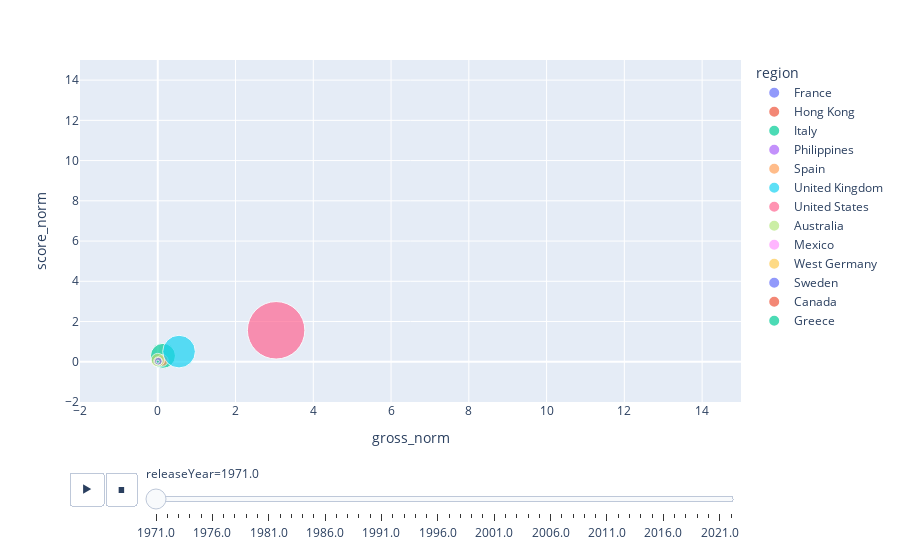

Source (notebook cell):
### Markdown cell above
Pintamos un grafico dinámico con las transformaciones necesarias para ver la realción entre el score y el ingreso con el paso de los años.

### Code cell
px.scatter(grouped_data_gross, 
           x="gross_norm", 
           y="score_norm", 
           animation_frame="releaseYear", 
           animation_group="region",
           color="region", 
           hover_name="region",
           range_x=[-2,15],
           range_y=[-2,15],
           size="score_new",
           size_max=325)

### Figure 1 — Plotly figure (JSON) as saved in the notebook; plotly's stock layout.template omitted (floating-point values rounded to 4 significant figures)
{"data": [{"hovertemplate": "<b>%{hovertext}</b><br><br>region=France<br>releaseYear=1971.0<br>gross_norm=%{x}<br>score_norm=%{y}<br>score_new=%{marker.size}<extra></extra>", "hovertext": ["France", "France", "France", "France", "France", "France", "France"], "ids": ["France", "France", "France", "France", "France", "France", "France"], "legendgroup": "France", "marker": {"color": "#636efa", "size": [5923.0, 3100.0, 1907.0, 1024.0, 12280.0, 711.2, 7445.0], "sizemode": "area", "sizeref": 87.69, "symbol": "circle"}, "mode": "markers", "name": "France", "orientation": "v", "showlegend": true, "type": "scatter", "x": [0.1167, 0.004219, 0.002652, 0.00229, 0.009523, 0.0008439, 0.00217], "xaxis": "x", "y": [0.06395, 0.03347, 0.02059, 0.01106, 0.1326, 0.007679, 0.08038], "yaxis": "y"}, {"hovertemplate": "<b>%{hovertext}</b><br><br>region=Hong Kong<br>releaseYear=1971.0<br>gross_norm=%{x}<br>score_norm=%{y}<br>score_new=%{marker.size}<extra></extra>", "hovertext": ["Hong Kong", "Hong Kong", "Hong Kong"], "ids": ["Hong Kong", "Hong Kong", "Hong Kong"], "legendgroup": "Hong Kong", "marker": {"color": "#EF553B", "size": [8546.0, 8375.0, 8546.0], "sizemode": "area", "sizeref": 87.69, "symbol": "circle"}, "mode": "markers", "name": "Hong Kong", "orientation": "v", "showlegend": true, "type": "scatter", "x": [0.01013, 0.0004822, 0.01013], "xaxis": "x", "y": [0.09226, 0.09043, 0.09226], "yaxis": "y"}, {"hovertemplate": "<b>%{hovertext}</b><br><br>region=Italy<br>releaseYear=1971.0<br>gross_norm=%{x}<br>score_norm=%{y}<br>score_new=%{marker.size}<extra></extra>", "hovertext": ["Italy", "Italy", "Italy", "Italy", "Italy", "Italy", "Italy"], "ids": ["Italy", "Italy", "Italy", "Italy", "Italy", "Italy", "Italy"], "legendgroup": "Italy", "marker": {"color": "#00cc96", "size": [27320.0, 3100.0, 1907.0, 1024.0, 22550.0, 278.2, 7445.0], "sizemode": "area", "sizeref": 87.69, "symbol": "circle"}, "mode": "markers", "name": "Italy", "orientation": "v", "showlegend": true, "type": "scatter", "x": [0.1336, 0.004219, 0.002652, 0.00229, 0.0176, 0.0004822, 0.00217], "xaxis": "x", "y": [0.295, 0.03347, 0.02059, 0.01106, 0.2434, 0.003003, 0.08038], "yaxis": "y"}, {"hovertemplate": "<b>%{hovertext}</b><br><br>region=Philippines<br>releaseYear=1971.0<br>gross_norm=%{x}<br>score_norm=%{y}<br>score_new=%{marker.size}<extra></extra>", "hovertext": ["Philippines", "Philippines", "Philippines"], "ids": ["Philippines", "Philippines", "Philippines"], "legendgroup": "Philippines", "marker": {"color": "#ab63fa", "size": [868.4, 868.4, 868.4], "sizemode": "area", "sizeref": 87.69, "symbol": "circle"}, "mode": "markers", "name": "Philippines", "orientation": "v", "showlegend": true, "type": "scatter", "x": [0.1206, 0.1206, 0.1206], "xaxis": "x", "y": [0.009375, 0.009375, 0.009375], "yaxis": "y"}, {"hovertemplate": "<b>%{hovertext}</b><br><br>region=Spain<br>releaseYear=1971.0<br>gross_norm=%{x}<br>score_norm=%{y}<br>score_new=%{marker.size}<extra></extra>", "hovertext": ["Spain"], "ids": ["Spain"], "legendgroup": "Spain", "marker": {"color": "#FFA15A", "size": [5923.0], "sizemode": "area", "sizeref": 87.69, "symbol": "circle"}, "mode": "markers", "name": "Spain", "orientation": "v", "showlegend": true, "type": "scatter", "x": [0.1167], "xaxis": "x", "y": [0.06395], "yaxis": "y"}, {"hovertemplate": "<b>%{hovertext}</b><br><br>region=United Kingdom<br>releaseYear=1971.0<br>gross_norm=%{x}<br>score_norm=%{y}<br>score_new=%{marker.size}<extra></extra>", "hovertext": ["United Kingdom", "United Kingdom", "United Kingdom", "United Kingdom", "United Kingdom", "United Kingdom", "United Kingdom", "United Kingdom", "United Kingdom", "United Kingdom"], "ids": ["United Kingdom", "United Kingdom", "United Kingdom", "United Kingdom", "United Kingdom", "United Kingdom", "United Kingdom", "United Kingdom", "United Kingdom", "United Kingdom"], "legendgroup": "United Kingdom", "marker": {"color": "#19d3f3", "size": [46810.0, 41600.0, 6653.0, 264200.0, 16820.0, 30390.0, 188.1, 253300.0, 57600.0, 1792.0], "sizemode": "area", "sizeref": 87.69, "symbol": "circle"}, "mode": "markers", "name": "United Kingdom", "orientation": "v", "showlegend": true, "type": "scatter", "x": [0.5469, 0.5315, 0.0141, 0.0868, 0.1813, 0.1436, 0.0004822, 0.07775, 0.5891, 0.009041], "xaxis": "x", "y": [0.5054, 0.4491, 0.07183, 2.853, 0.1816, 0.3281, 0.00203, 2.735, 0.6219, 0.01935], "yaxis": "y"}, {"hovertemplate": "<b>%{hovertext}</b><br><br>region=United States<br>releaseYear=1971.0<br>gross_norm=%{x}<br>score_norm=%{y}<br>score_new=%{marker.size}<extra></extra>", "hovertext": ["United States", "United States", "United States", "United States", "United States", "United States", "United States", "United States", "United States", "United States", "United States", "United States"], "ids": ["United States", "United States", "United States", "United States", "United States", "United States", "United States", "United States", "United States", "United States", "United States", "United States"], "legendgroup": "United States", "marker": {"color": "#FF6692", "size": [144900.0, 30930.0, 39000.0, 353600.0, 4393.0, 148200.0, 76350.0, 353500.0, 102600.0, 76510.0, 20010.0, 498.1], "sizemode": "area", "sizeref": 87.69, "symbol": "circle"}, "mode": "markers", "name": "United States", "orientation": "v", "showlegend": true, "type": "scatter", "x": [3.044, 0.6417, 1.363, 1.324, 0.06642, 4.458, 1.153, 0.5483, 1.846, 1.02, 0.4669, 0.0007233], "xaxis": "x", "y": [1.565, 0.3339, 0.4211, 3.817, 0.04743, 1.6, 0.8243, 3.817, 1.108, 0.826, 0.216, 0.005378], "yaxis": "y"}, {"hovertemplate": "<b>%{hovertext}</b><br><br>region=Australia<br>releaseYear=1971.0<br>gross_norm=%{x}<br>score_norm=%{y}<br>score_new=%{marker.size}<extra></extra>", "hovertext": ["Australia", "Australia", "Australia"], "ids": ["Australia", "Australia", "Australia"], "legendgroup": "Australia", "marker": {"color": "#B6E880", "size": [7844.0, 11730.0, 3887.0], "sizemode": "area", "sizeref": 87.69, "symbol": "circle"}, "mode": "markers", "name": "Australia", "orientation": "v", "showlegend": true, "type": "scatter", "x": [0.0002411, 0.0008439, 0.0006028], "xaxis": "x", "y": [0.08469, 0.1267, 0.04197], "yaxis": "y"}, {"hovertemplate": "<b>%{hovertext}</b><br><br>region=Mexico<br>releaseYear=1971.0<br>gross_norm=%{x}<br>score_norm=%{y}<br>score_new=%{marker.size}<extra></extra>", "hovertext": ["Mexico", "Mexico", "Mexico", "Mexico", "Mexico"], "ids": ["Mexico", "Mexico", "Mexico", "Mexico", "Mexico"], "legendgroup": "Mexico", "marker": {"color": "#FF97FF", "size": [224.0, 224.0, 353.7, 353.7, 224.0], "sizemode": "area", "sizeref": 87.69, "symbol": "circle"}, "mode": "markers", "name": "Mexico", "orientation": "v", "showlegend": true, "type": "scatter", "x": [0.0007233, 0.0007233, 0.003375, 0.003375, 0.0007233], "xaxis": "x", "y": [0.002418, 0.002418, 0.003819, 0.003819, 0.002418], "yaxis": "y"}, {"hovertemplate": "<b>%{hovertext}</b><br><br>region=West Germany<br>releaseYear=1971.0<br>gross_norm=%{x}<br>score_norm=%{y}<br>score_new=%{marker.size}<extra></extra>", "hovertext": ["West Germany", "West Germany"], "ids": ["West Germany", "West Germany"], "legendgroup": "West Germany", "marker": {"color": "#FECB52", "size": [3100.0, 3100.0], "sizemode": "area", "sizeref": 87.69, "symbol": "circle"}, "mode": "markers", "name": "West Germany", "orientation": "v", "showlegend": true, "type": "scatter", "x": [0.004219, 0.004219], "xaxis": "x", "y": [0.03347, 0.03347], "yaxis": "y"}, {"hovertemplate": "<b>%{hovertext}</b><br><br>region=Sweden<br>releaseYear=1971.0<br>gross_norm=%{x}<br>score_norm=%{y}<br>score_new=%{marker.size}<extra></extra>", "hovertext": ["Sweden", "Sweden"], "ids": ["Sweden", "Sweden"], "legendgroup": "Sweden", "marker": {"color": "#636efa", "size": [2631.0, 2356.0], "sizemode": "area", "sizeref": 87.69, "symbol": "circle"}, "mode": "markers", "name": "Sweden", "orientation": "v", "showlegend": true, "type": "scatter", "x": [0.01471, 0.01435], "xaxis": "x", "y": [0.02841, 0.02544], "yaxis": "y"}, {"hovertemplate": "<b>%{hovertext}</b><br><br>region=Canada<br>releaseYear=1971.0<br>gross_norm=%{x}<br>score_norm=%{y}<br>score_new=%{marker.size}<extra></extra>", "hovertext": ["Canada"], "ids": ["Canada"], "legendgroup": "Canada", "marker": {"color": "#EF553B", "size": [167.2], "sizemode": "area", "sizeref": 87.69, "symbol": "circle"}, "mode": "markers", "name": "Canada", "orientation": "v", "showlegend": true, "type": "scatter", "x": [0.00217], "xaxis": "x", "y": [0.001805], "yaxis": "y"}, {"hovertemplate": "<b>%{hovertext}</b><br><br>region=Greece<br>releaseYear=1971.0<br>gross_norm=%{x}<br>score_norm=%{y}<br>score_new=%{marker.size}<extra></extra>", "hovertext": ["Greece"], "ids": ["Greece"], "legendgroup": "Greece", "marker": {"color": "#00cc96", "size": [467.4], "sizemode": "area", "sizeref": 87.69, "symbol": "circle"}, "mode": "markers", "name": "Greece", "orientation": "v", "showlegend": true, "type": "scatter", "x": [0.001326], "xaxis": "x", "y": [0.005046], "yaxis": "y"}], "layout": {"legend": {"itemsizing": "constant", "title": {"text": "region"}, "tracegroupgap": 0}, "margin": {"t": 60}, "sliders": [{"active": 0, "currentvalue": {"prefix": "releaseYear="}, "len": 0.9, "pad": {"b": 10, "t": 60}, "steps": [{"args": [["1971.0"], {"frame": {"duration": 0, "redraw": false}, "fromcurrent": true, "mode": "immediate", "transition": {"duration": 0, "easing": "linear"}}], "label": "1971.0", "method": "animate"}, {"args": [["1972.0"], {"frame": {"duration": 0, "redraw": false}, "fromcurrent": true, "mode": "immediate", "transition": {"duration": 0, "easing": "linear"}}], "label": "1972.0", "method": "animate"}, {"args": [["1973.0"], {"frame": {"duration": 0, "redraw": false}, "fromcurrent": true, "mode": "immediate", "transition": {"duration": 0, "easing": "linear"}}], "label": "1973.0", "method": "animate"}, {"args": [["1974.0"], {"frame": {"duration": 0, "redraw": false}, "fromcurrent": true, "mode": "immediate", "transition": {"duration": 0, "easing": "linear"}}], "label": "1974.0", "method": "animate"}, {"args": [["1975.0"], {"frame": {"duration": 0, "redraw": false}, "fromcurrent": true, "mode": "immediate", "transition": {"duration": 0, "easing": "linear"}}], "label": "1975.0", "method": "animate"}, {"args": [["1976.0"], {"frame": {"duration": 0, "redraw": false}, "fromcurrent": true, "mode": "immediate", "transition": {"duration": 0, "easing": "linear"}}], "label": "1976.0", "method": "animate"}, {"args": [["1977.0"], {"frame": {"duration": 0, "redraw": false}, "fromcurrent": true, "mode": "immediate", "transition": {"duration": 0, "easing": "linear"}}], "label": "1977.0", "method": "animate"}, {"args": [["1978.0"], {"frame": {"duration": 0, "redraw": false}, "fromcurrent": true, "mode": "immediate", "transition": {"duration": 0, "easing": "linear"}}], "label": "1978.0", "method": "animate"}, {"args": [["1979.0"], {"frame": {"duration": 0, "redraw": false}, "fromcurrent": true, "mode": "immediate", "transition": {"duration": 0, "easing": "linear"}}], "label": "1979.0", "method": "animate"}, {"args": [["1980.0"], {"frame": {"duration": 0, "redraw": false}, "fromcurrent": true, "mode": "immediate", "transition": {"duration": 0, "easing": "linear"}}], "label": "1980.0", "method": "animate"}, {"args": [["1981.0"], {"frame": {"duration": 0, "redraw": false}, "fromcurrent": true, "mode": "immediate", "transition": {"duration": 0, "easing": "linear"}}], "label": "1981.0", "method": "animate"}, {"args": [["1982.0"], {"frame": {"duration": 0, "redraw": false}, "fromcurrent": true, "mode": "immediate", "transition": {"duration": 0, "easing": "linear"}}], "label": "1982.0", "method": "animate"}, {"args": [["1983.0"], {"frame": {"duration": 0, "redraw": false}, "fromcurrent": true, "mode": "immediate", "transition": {"duration": 0, "easing": "linear"}}], "label": "1983.0", "method": "animate"}, {"args": [["1984.0"], {"frame": {"duration": 0, "redraw": false}, "fromcurrent": true, "mode": "immediate", "transition": {"duration": 0, "easing": "linear"}}], "label": "1984.0", "method": "animate"}, {"args": [["1985.0"], {"frame": {"duration": 0, "redraw": false}, "fromcurrent": true, "mode": "immediate", "transition": {"duration": 0, "easing": "linear"}}], "label": "1985.0", "method": "animate"}, {"args": [["1986.0"], {"frame": {"duration": 0, "redraw": false}, "fromcurrent": true, "mode": "immediate", "transition": {"duration": 0, "easing": "linear"}}], "label": "1986.0", "method": "animate"}, {"args": [["1987.0"], {"frame": {"duration": 0, "redraw": false}, "fromcurrent": true, "mode": "immediate", "transition": {"duration": 0, "easing": "linear"}}], "label": "1987.0", "method": "animate"}, {"args": [["1988.0"], {"frame": {"duration": 0, "redraw": false}, "fromcurrent": true, "mode": "immediate", "transition": {"duration": 0, "easing": "linear"}}], "label": "1988.0", "method": "animate"}, {"args": [["1989.0"], {"frame": {"duration": 0, "redraw": false}, "fromcurrent": true, "mode": "immediate", "transition": {"duration": 0, "easing": "linear"}}], "label": "1989.0", "method": "animate"}, {"args": [["1990.0"], {"frame": {"duration": 0, "redraw": false}, "fromcurrent": true, "mode": "immediate", "transition": {"duration": 0, "easing": "linear"}}], "label": "1990.0", "method": "animate"}, {"args": [["1991.0"], {"frame": {"duration": 0, "redraw": false}, "fromcurrent": true, "mode": "immediate", "transition": {"duration": 0, "easing": "linear"}}], "label": "1991.0", "method": "animate"}, {"args": [["1992.0"], {"frame": {"duration": 0, "redraw": false}, "fromcurrent": true, "mode": "immediate", "transition": {"duration": 0, "easing": "linear"}}], "label": "1992.0", "method": "animate"}, {"args": [["1993.0"], {"frame": {"duration": 0, "redraw": false}, "fromcurrent": true, "mode": "immediate", "transition": {"duration": 0, "easing": "linear"}}], "label": "1993.0", "method": "animate"}, {"args": [["1994.0"], {"frame": {"duration": 0, "redraw": false}, "fromcurrent": true, "mode": "immediate", "transition": {"duration": 0, "easing": "linear"}}], "label": "1994.0", "method": "animate"}, {"args": [["1995.0"], {"frame": {"duration": 0, "redraw": false}, "fromcurrent": true, "mode": "immediate", "transition": {"duration": 0, "easing": "linear"}}], "label": "1995.0", "method": "animate"}, {"args": [["1996.0"], {"frame": {"duration": 0, "redraw": false}, "fromcurrent": true, "mode": "immediate", "transition": {"duration": 0, "easing": "linear"}}], "label": "1996.0", "method": "animate"}, {"args": [["1997.0"], {"frame": {"duration": 0, "redraw": false}, "fromcurrent": true, "mode": "immediate", "transition": {"duration": 0, "easing": "linear"}}], "label": "1997.0", "method": "animate"}, {"args": [["1998.0"], {"frame": {"duration": 0, "redraw": false}, "fromcurrent": true, "mode": "immediate", "transition": {"duration": 0, "easing": "linear"}}], "label": "1998.0", "method": "animate"}, {"args": [["1999.0"], {"frame": {"duration": 0, "redraw": false}, "fromcurrent": true, "mode": "immediate", "transition": {"duration": 0, "easing": "linear"}}], "label": "1999.0", "method": "animate"}, {"args": [["2000.0"], {"frame": {"duration": 0, "redraw": false}, "fromcurrent": true, "mode": "immediate", "transition": {"duration": 0, "easing": "linear"}}], "label": "2000.0", "method": "animate"}, {"args": [["2001.0"], {"frame": {"duration": 0, "redraw": false}, "fromcurrent": true, "mode": "immediate", "transition": {"duration": 0, "easing": "linear"}}], "label": "2001.0", "method": "animate"}, {"args": [["2002.0"], {"frame": {"duration": 0, "redraw": false}, "fromcurrent": true, "mode": "immediate", "transition": {"duration": 0, "easing": "linear"}}], "label": "2002.0", "method": "animate"}, {"args": [["2003.0"], {"frame": {"duration": 0, "redraw": false}, "fromcurrent": true, "mode": "immediate", "transition": {"duration": 0, "easing": "linear"}}], "label": "2003.0", "method": "animate"}, {"args": [["2004.0"], {"frame": {"duration": 0, "redraw": false}, "fromcurrent": true, "mode": "immediate", "transition": {"duration": 0, "easing": "linear"}}], "label": "2004.0", "method": "animate"}, {"args": [["2005.0"], {"frame": {"duration": 0, "redraw": false}, "fromcurrent": true, "mode": "immediate", "transition": {"duration": 0, "easing": "linear"}}], "label": "2005.0", "method": "animate"}, {"args": [["2006.0"], {"frame": {"duration": 0, "redraw": false}, "fromcurrent": true, "mode": "immediate", "transition": {"duration": 0, "easing": "linear"}}], "label": "2006.0", "method": "animate"}, {"args": [["2007.0"], {"frame": {"duration": 0, "redraw": false}, "fromcurrent": true, "mode": "immediate", "transition": {"duration": 0, "easing": "linear"}}], "label": "2007.0", "method": "animate"}, {"args": [["2008.0"], {"frame": {"duration": 0, "redraw": false}, "fromcurrent": true, "mode": "immediate", "transition": {"duration": 0, "easing": "linear"}}], "label": "2008.0", "method": "animate"}, {"args": [["2009.0"], {"frame": {"duration": 0, "redraw": false}, "fromcurrent": true, "mode": "immediate", "transition": {"duration": 0, "easing": "linear"}}], "label": "2009.0", "method": "animate"}, {"args": [["2010.0"], {"frame": {"duration": 0, "redraw": false}, "fromcurrent": true, "mode": "immediate", "transition": {"duration": 0, "easing": "linear"}}], "label": "2010.0", "method": "animate"}, {"args": [["2011.0"], {"frame": {"duration": 0, "redraw": false}, "fromcurrent": true, "mode": "immediate", "transition": {"duration": 0, "easing": "linear"}}], "label": "2011.0", "method": "animate"}, {"args": [["2012.0"], {"frame": {"duration": 0, "redraw": false}, "fromcurrent": true, "mode": "immediate", "transition": {"duration": 0, "easing": "linear"}}], "label": "2012.0", "method": "animate"}, {"args": [["2013.0"], {"frame": {"duration": 0, "redraw": false}, "fromcurrent": true, "mode": "immediate", "transition": {"duration": 0, "easing": "linear"}}], "label": "2013.0", "method": "animate"}, {"args": [["2014.0"], {"frame": {"duration": 0, "redraw": false}, "fromcurrent": true, "mode": "immediate", "transition": {"duration": 0, "easing": "linear"}}], "label": "2014.0", "method": "animate"}, {"args": [["2015.0"], {"frame": {"duration": 0, "redraw": false}, "fromcurrent": true, "mode": "immediate", "transition": {"duration": 0, "easing": "linear"}}], "label": "2015.0", "method": "animate"}, {"args": [["2016.0"], {"frame": {"duration": 0, "redraw": false}, "fromcurrent": true, "mode": "immediate", "transition": {"duration": 0, "easing": "linear"}}], "label": "2016.0", "method": "animate"}, {"args": [["2017.0"], {"frame": {"duration": 0, "redraw": false}, "fromcurrent": true, "mode": "immediate", "transition": {"duration": 0, "easing": "linear"}}], "label": "2017.0", "method": "animate"}, {"args": [["2018.0"], {"frame": {"duration": 0, "redraw": false}, "fromcurrent": true, "mode": "immediate", "transition": {"duration": 0, "easing": "linear"}}], "label": "2018.0", "method": "animate"}, {"args": [["2019.0"], {"frame": {"duration": 0, "redraw": false}, "fromcurrent": true, "mode": "immediate", "transition": {"duration": 0, "easing": "linear"}}], "label": "2019.0", "method": "animate"}, {"args": [["2020.0"], {"frame": {"duration": 0, "redraw": false}, "fromcurrent": true, "mode": "immediate", "transition": {"duration": 0, "easing": "linear"}}], "label": "2020.0", "method": "animate"}, {"args": [["2021.0"], {"frame": {"duration": 0, "redraw": false}, "fromcurrent": true, "mode": "immediate", "transition": {"duration": 0, "easing": "linear"}}], "label": "2021.0", "method": "animate"}, {"args": [["2022.0"], {"frame": {"duration": 0, "redraw": false}, "fromcurrent": true, "mode": "immediate", "transition": {"duration": 0, "easing": "linear"}}], "label": "2022.0", "method": "animate"}], "x": 0.1, "xanchor": "left", "y": 0, "yanchor": "top"}], "updatemenus": [{"buttons": [{"args": [null, {"frame": {"duration": 500, "redraw": false}, "fromcurrent": true, "mode": "immediate", "transition": {"duration": 500, "easing": "linear"}}], "label": "&#9654;", "method": "animate"}, {"args": [[null], {"frame": {"duration": 0, "redraw": false}, "fromcurrent": true, "mode": "immediate", "transition": {"duration": 0, "easing": "linear"}}], "label": "&#9724;", "method": "animate"}], "direction": "left", "pad": {"r": 10, "t": 70}, "showactive": false, "type": "buttons", "x": 0.1, "xanchor": "right", "y": 0, "yanchor": "top"}], "xaxis": {"anchor": "y", "domain": [0, 1], "range": [-2, 15], "title": {"text": "gross_norm"}}, "yaxis": {"anchor": "x", "domain": [0, 1], "range": [-2, 15], "title": {"text": "score_norm"}}}}
